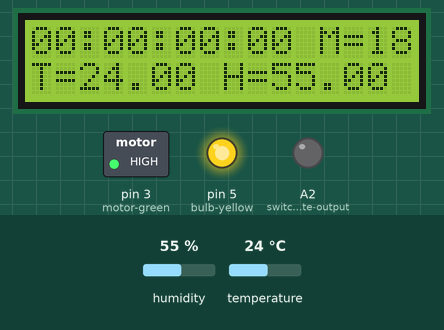
Bench run of a sketch on a simulated Arduino Uno, built with avr-gcc and run on an emulated ATmega328P. Parts: 16×2 character LCD, switched loads named in the sketch (green lamp = pin HIGH), output pins drawn as LEDs (lit = HIGH). The test bench sets the inputs (shaded band); at power-on: temperature 24 °C, humidity 55 %. Pins used as bus, display or sensor lines are not drawn.

Above: at 1.2 s.
1.3 s: temperature set to 36 °C
At 4.8 s:
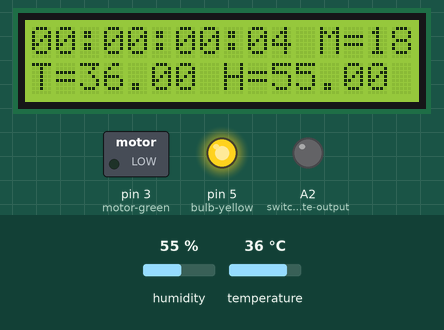
7.5 s: temperature set to 39 °C
At 8.7 s:
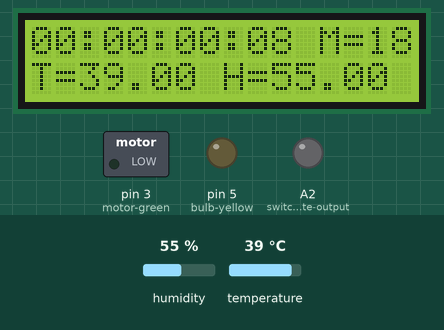
12.5 s: humidity set to 22 %
At 14.8 s:
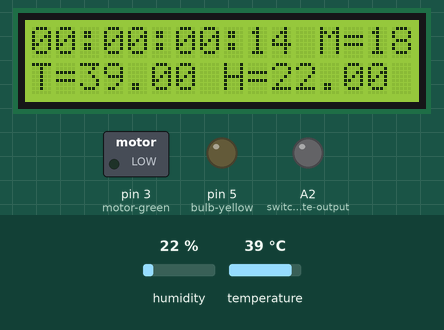
15.5 s: humidity set to 40 %
At 17.7 s:
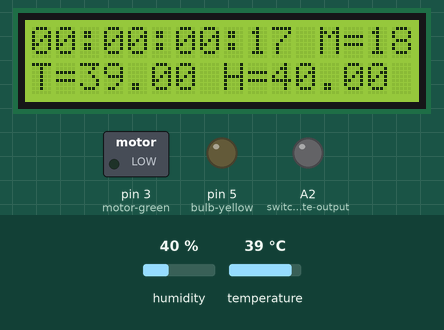
Timing chart, 0 to 19.2 s (numbered marks = the images above; inputs shaded):
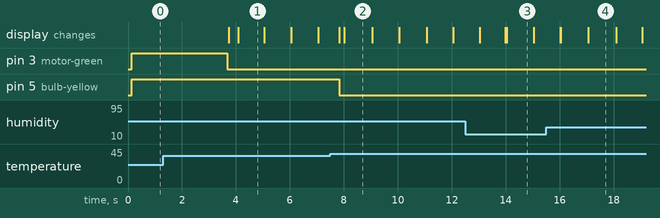

The sketch:

final.ino
```cpp
#include "DHT.h"
#include <Wire.h>
#include <LiquidCrystal_I2C.h>

DHT dht(4,DHT11);//sensor-orange
LiquidCrystal_I2C lcd(0x27,16,2);

unsigned long int ms,sec1,min1,hr1,day,sec2,min2,hr2,a=1000,b=60,c=24,d,e=1,f=0;
float h,t;

void setup()

{
  dht.begin();
  pinMode(A2,OUTPUT);//switch-white-output
  pinMode(A3,INPUT);//switch-white-input
  pinMode(3,OUTPUT);//motor-green
  pinMode(5,OUTPUT);//bulb-yellow
  pinMode(6,OUTPUT);//humidifier-brown
  analogWrite(A2,f);
  d=analogRead(A3);
  lcd.init();
  lcd.backlight();

}


void loop()

{

ms=millis();
sec1=ms/a;
min1=sec1/b;
hr1=min1/b;
day=hr1/c;
sec2=sec1%b;
min2=min1%b;
hr2=hr1%c;

if(day<10)
{
lcd.setCursor(0,0);
lcd.print("0");
lcd.setCursor(1,0);
lcd.print(day);
}
else
{
  lcd.setCursor(0,0);
  lcd.print(day);
}

lcd.setCursor(2,0);
lcd.print(":");

if(hr2<10)
{
lcd.setCursor(3,0);
lcd.print("0");
lcd.setCursor(4,0);
lcd.print(hr2);
}
else
{
  lcd.setCursor(3,0);
  lcd.print(hr2);
}
lcd.setCursor(5,0);
lcd.print(":");

if(min2<10)
{
lcd.setCursor(6,0);
lcd.print("0");
lcd.setCursor(7,0);
lcd.print(min2);
}
else
{
  lcd.setCursor(6,0);
  lcd.print(min2);
}
lcd.setCursor(8,0);
lcd.print(":");

if(sec2<10)
{
lcd.setCursor(9,0);
lcd.print("0");
lcd.setCursor(10,0);
lcd.print(sec2);
}
else
{
  lcd.setCursor(9,0);
  lcd.print(sec2);
}

t=dht.readTemperature();
h=dht.readHumidity();
lcd.setCursor(0,1);
lcd.print("T=");
lcd.setCursor(2,1);
lcd.print(t);
lcd.setCursor(8,1);
lcd.print("H=");
lcd.setCursor(10,1);
lcd.print(h);

  if(d!=f)  //1-18days

  {
    lcd.setCursor(12,0);
    lcd.print("M=18");

    if(t<=37.30)
    {
      digitalWrite(5,HIGH);
    }
    else if(t>=37.70)
    {
      digitalWrite(5,LOW);
    }
     if(h<=60.00)
    {
      digitalWrite(6,HIGH);
    }
    else if(h>=65.00)
    {
      digitalWrite(6,LOW);
    }
    if(min2==f&&e!=min1)
    {
      digitalWrite(3,HIGH);
      delay(3550);
      digitalWrite(3,LOW);
      e=min1;
    }

  }

  else if(d==f) //18-21days
  {

    lcd.setCursor(12,0);
    lcd.print("M=21");

    if(t<=37.10)
    {
      digitalWrite(5,HIGH);
    }
    else if(t>=37.50)
    {
      digitalWrite(5,LOW);
    }
     if(h<=65.00)
    {
      digitalWrite(6,HIGH);
    }
    else if(h>=70.00)
    {
      digitalWrite(6,LOW);
    }
  }

}
```

Measured:
- the behaviour switches between 37 and 38 °C on temperature (found by bisection; images 1 and 2)
- after the input at 7.5 s, pin 5 (bulb-yellow): HIGH → LOW after 0.34 s
- what the display in image 1 shows lasts 1.0 s, from 4.1 s to 5.1 s
